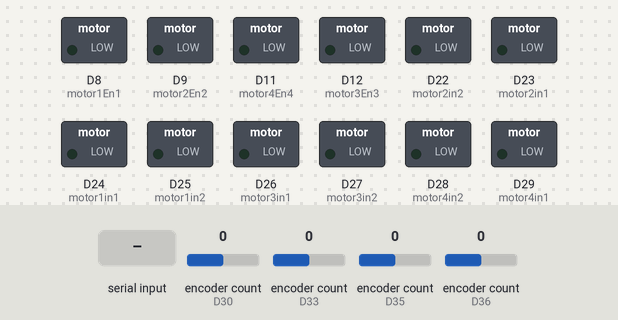
Simulated run of this sketch. Board: Arduino Due. Shown: switched loads named in the sketch (green lamp = pin HIGH). The inputs (shaded band) are chosen by the test bench; at power-on: encoder count (sensors on D30, D33, D35, D36) 0. What the sketch prints to the serial monitor is not drawn.

Above: at 1.2 s.
1.3 s: "90,45\n" received over the second serial link
At 2.0 s:
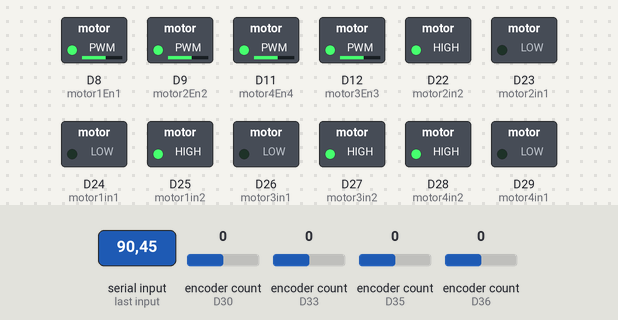
2.8 s: "30,150\n" received over the second serial link
At 4.1 s:
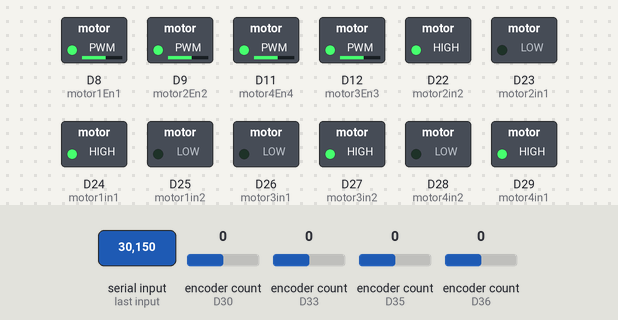
Timing chart, 0 to 5.8 s (numbered marks = the images above; inputs shaded):
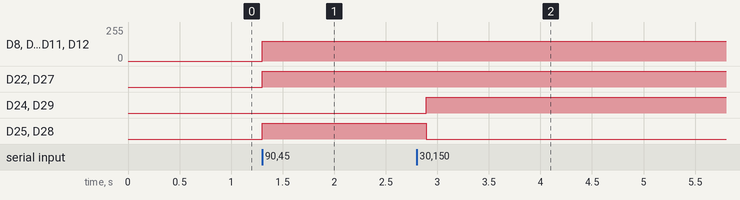

Measured:
- after the input at 1.3 s, D8 (motor1En1), D9 (motor2En2), D11 (motor4En4), D12 (motor3En3): 0/255 → 150/255 at once; D22 (motor2in2), D25 (motor1in2), D27 (motor3in2), D28 (motor4in2): LOW → HIGH at once
- after the input at 2.8 s, D24 (motor1in1), D29 (motor4in1): LOW → HIGH after 0.09 s; D25 (motor1in2), D28 (motor4in2): HIGH → LOW after 0.09 s

The sketch:

5_6_2024QDV.ino
```cpp
#include <DueTimer.h>
#include <Encoder.h>
int motor1En1 = 8, motor1in1 = 24, motor1in2 = 25;
int motor2En2 = 9, motor2in1 = 23, motor2in2 = 22;
int motor3En3 = 12, motor3in1 = 26, motor3in2 = 27;
int motor4En4 = 11, motor4in1 = 29, motor4in2 = 28;

const float L = 1.0;
const float R = 1.0;
const float vertices[5][2] = { {1, -1}, {L, R}, {-1, R}, {-1, -1}, {1, -1} }; // Đỉnh của hình chữ nhật

float kp_ex = 0.03, ki_ex = 0.001, kd_ex = -0.0001;
float kp_ey = 0.03, ki_ey = 0.001, kd_ey = -0.0001;
float error_ex, error_prevex = 0, integ_ex, integ_prevex = 0;
float error_ey, error_prevey = 0, integ_ey, integ_prevey = 0;
float ex1 = 0, ey1 = 0;

float kp1=0.45, ki1=0.2, kd1=0;
// float kp2=0.45, ki2=0.2, kd2=0;
// float kp3=0.45, ki3=0.2, kd3=0;
// float kp4=0.45, ki4=0.2, kd4=0;
float theta_now1 = 0, theta_prev1 = 0;
float theta_now2 = 0, theta_prev2 = 0;
float theta_now3 = 0, theta_prev3 = 0;
float theta_now4 = 0, theta_prev4 = 0;

float xd_dot, yd_dot, xd = 1, yd = -1;
float heso = 0.15, r = 0.075;
float theta = 0, thetad_dot = 0;
float vx = 0, vy = 0, w = 0, xe = 0, ye = 0, ex = 0, ey = 0;
//float x = 0, y = 0;
float x = 1, y = -1;
float vxa=0,vya=0,vx1 = 0, vy1 = 0, w1 = 0;
float lx = 0.225, ly = 0.18, a = 0, pi = 3.14;
float Ui1 = 0, Ui2 = 0, Ui3 = 0, Ui4 = 0;
float x_dot = 0, y_dot = 0;
float t = 0;
float dt = 0.1;
float dt1 = 0.095;

int PWMval1 = 0, PWMval2 = 0, PWMval3 = 0, PWMval4 = 0;
float motorSpeed1 = 0, motorSpeed2 = 0, motorSpeed3 = 0, motorSpeed4 = 0;
float RPM_input1 = 0, RPM_input2 = 0, RPM_input3 = 0, RPM_input4 = 0;

float error_now1, error_prev1 = 0, integ_now1, integ_prev1 = 0;
float error_now2, error_prev2 = 0, integ_now2, integ_prev2 = 0;
float error_now3, error_prev3 = 0, integ_now3, integ_prev3 = 0;
float error_now4, error_prev4 = 0, integ_now4, integ_prev4 = 0;
float Vmin = 1, Vmax = 24;
float PID_DC1, PID_DC2, PID_DC3, PID_DC4;

float x_encoder = 0, y_encoder = 0;
float x_dot_encoder = 0, y_dot_encoder = 0;
float vx_encoder = 0, vy_encoder = 0, w_encoder = 0;
volatile long encoderCount1 = 0;
volatile long encoderCount2 = 0;
volatile long encoderCount3 = 0;
volatile long encoderCount4 = 0;
long encoderCount_prev1 = 0;
long encoderCount_prev2 = 0;
long encoderCount_prev3 = 0;
long encoderCount_prev4 = 0;

float x_cam = 0;
float y_cam = 0;
const byte pinEncoderA1 = 33, pinEncoderA2 = 32; // Chân đọc encoder B
Encoder myEncoder1(pinEncoderA1, pinEncoderA2);
const byte pinEncoderB1 = 30, pinEncoderB2 = 31; // Chân đọc encoder B
Encoder myEncoder2(pinEncoderB1, pinEncoderB2);
const byte pinEncoderC1 = 35, pinEncoderC2 = 34; // Chân đọc encoder B
Encoder myEncoder3(pinEncoderC1, pinEncoderC2);
const byte pinEncoderD1 = 36, pinEncoderD2 = 37; // Chân đọc encoder B
Encoder myEncoder4(pinEncoderD1, pinEncoderD2);

void my_HN1() {
  encoderCount1 = myEncoder1.read();
}
void my_HN2() {
  encoderCount2 = myEncoder2.read();
}
void my_HN3() {
  encoderCount3 = myEncoder3.read();
}
void my_HN4() {
  encoderCount4 = myEncoder4.read();
}

void quydao_HV(float &xd_dot, float &yd_dot, float &xd, float &yd) {
  if (x_cam == 0.00 && y_cam == 0.00) {
    t = 0;
    xd = 0;
    yd = 0;
    xd_dot = 0;
    yd_dot = 0;
  }
  int segment_index = floor((t * heso) / (2 * (L + R)));
  float t_segment = fmod(t * heso, 2 * (L + R));
  int start_index =segment_index % 4;
  int end_index = (segment_index + 1) % 4;

  float start_vertex_x = vertices[start_index][0];
  float start_vertex_y = vertices[start_index][1];
  float end_vertex_x = vertices[end_index][0];
  float end_vertex_y = vertices[end_index][1];

  xd = start_vertex_x + (end_vertex_x - start_vertex_x) * (t_segment / (2 * (L + R)));
  yd = start_vertex_y + (end_vertex_y - start_vertex_y) * (t_segment / (2 * (L + R)));
  theta = 0;

  ex = xd - x_cam;
  ey = yd - y_cam;

  thetad_dot = 0;
  w = thetad_dot;

  error_ex = 10*ex;
  integ_ex = integ_prevex + (dt * (error_ex + error_prevex) / 2);
  ex1 = kp_ex * error_ex + ki_ex * integ_ex + (kd_ex * ((error_ex - error_prevex) / dt));
  integ_prevex = integ_ex;
  error_prevex = error_ex;

  error_ey = 10*ey;
  integ_ey = integ_prevey + (dt * (error_ey + error_prevey) / 2);
  ey1 = kp_ey * error_ey + ki_ey * integ_ey + (kd_ey * ((error_ey - error_prevey) / dt));
  integ_prevey = integ_ey;
  error_prevey = error_ey;

  vxa = ex1;
  vya = ey1;
  w1 = w;

  vx1 = (cos(theta) * vxa) + (sin(theta)) * vya;
  vy1 = (-sin(theta) * vxa) + (cos(theta)) * vya;

  a = lx + ly;
  Ui1 = ((1 / r) * vx1) + ((-1 / r) * vy1) + ((-a / r) * w1);
  Ui2 = ((1 / r) * vx1) + ((1 / r) * vy1) + ((a / r) * w1);
  Ui3 = ((1 / r) * vx1) + ((1 / r) * vy1) + ((-a / r) * w1);
  Ui4 = ((1 / r) * vx1) + ((-1 / r) * vy1) + ((a / r) * w1);

  t += dt1;
}

void setup() {
  Serial.begin(9600);
  Serial3.begin(9600);
  pinMode(motor1En1, OUTPUT);
  pinMode(motor1in1, OUTPUT);
  pinMode(motor1in2, OUTPUT);
  pinMode(motor2En2, OUTPUT);
  pinMode(motor2in1, OUTPUT);
  pinMode(motor2in2, OUTPUT);
  pinMode(motor3En3, OUTPUT);
  pinMode(motor3in1, OUTPUT);
  pinMode(motor3in2, OUTPUT);
  pinMode(motor4En4, OUTPUT);
  pinMode(motor4in1, OUTPUT);
  pinMode(motor4in2, OUTPUT);

  Timer1.attachInterrupt(my_HN1);
  Timer1.start(1000);
  Timer2.attachInterrupt(my_HN2);
  Timer2.start(1000);
  Timer3.attachInterrupt(my_HN3);
  Timer3.start(1000);
  Timer4.attachInterrupt(my_HN4);
  Timer4.start(1000);
}

void loop() {
  Data_camera_esp();
  if (x_cam == 0.00 && y_cam == 0.00) {

    analogWrite(motor1En1, 0);
    analogWrite(motor2En2, 0);
    analogWrite(motor3En3, 0);
    analogWrite(motor4En4, 0);

    digitalWrite(motor1in1, 0);
    digitalWrite(motor1in2, 0);
    digitalWrite(motor2in1, 0);
    digitalWrite(motor2in2, 0);
    digitalWrite(motor3in1, 0);
    digitalWrite(motor3in2, 0);
    digitalWrite(motor4in1, 0);
    digitalWrite(motor4in2, 0);
    Serial.println("dung lai:");
    // Ngừng việc đọc encoder khi dừng lại
    Timer1.stop();
    Timer2.stop();
    Timer3.stop();
    Timer4.stop();
  } else {
    // Nếu không, tiếp tục tính toán và điều khiển
    quydao_HV(xd_dot, yd_dot, xd, yd);
    PID1();
    PID2();
    PID3();
    PID4();
    Timer1.attachInterrupt(my_HN1);
    Timer1.start(1000);
    Timer2.attachInterrupt(my_HN2);
    Timer2.start(1000);
    Timer3.attachInterrupt(my_HN3);
    Timer3.start(1000);
    Timer4.attachInterrupt(my_HN4);
    Timer4.start(1000);

    //Serial.print();
    Serial.print(xd);
    Serial.print(",");
    Serial.print(yd);
    Serial.print(",");
    Serial.print(x_cam);
    Serial.print(",");
    Serial.print(y_cam);
    Serial.print(",");
    Serial.print(vx1);
    Serial.print(",");
    Serial.println(vy1);
  }
}

void PID1() {
  RPM_input1 = abs(((Ui1*r)/(pi*2*r))*60);
  //RPM_input1 = (((Ui1*r)/(pi*2*r))*60);
  theta_now1 = encoderCount1 - encoderCount_prev1;
  encoderCount_prev1 = encoderCount1;
  motorSpeed1 = (theta_now1) * 14 / (13 * 19.2 * (100 / 1000.0));
  if (Ui1 > 0) {
    error_now1 = RPM_input1 - motorSpeed1;
  } else if (Ui1 < 0) {
    error_now1 = RPM_input1 + motorSpeed1;
  }
  integ_now1 = integ_prev1 + (0.1 * (error_now1 + error_prev1) / 2);
  PID_DC1 = kp1*error_now1 + ki1*integ_now1 + (kd1*(error_now1 - error_prev1)/0.1);
  if (PID_DC1 > Vmax) {
    PID_DC1 = Vmax;
    integ_now1 = integ_prev1;
  }
  if (PID_DC1 < Vmin) {
    PID_DC1 = Vmin;
    integ_now1 = integ_prev1;
  }
  PWMval1 = int(180 * abs(PID_DC1) / Vmax);
  PWMval1=constrain(PWMval1,0,150);
  if (Ui1 > 0) {
    digitalWrite(motor1in1, HIGH);
    digitalWrite(motor1in2, LOW);
    analogWrite(motor1En1, PWMval1);
  }
  if (Ui1 < 0) {
    digitalWrite(motor1in1, LOW);
    digitalWrite(motor1in2, HIGH);
    analogWrite(motor1En1, PWMval1);
  }
  theta_prev1 = theta_now1;
  integ_prev1 = integ_now1;
  error_prev1 = error_now1;
}
void PID2() {
  RPM_input2 = abs(((Ui2*r)/(pi*2*r))*60);
  //RPM_input2 = (((Ui2*r)/(pi*2*r))*60);
  theta_now2 = encoderCount2 - encoderCount_prev2;
  encoderCount_prev2 = encoderCount2;
  motorSpeed2 = (theta_now2) * 14 / (13 * 19.2 * (100 / 1000.0));
  if (Ui2 > 0) {
    error_now2 = RPM_input2 - motorSpeed2;
  } else if (Ui2 < 0) {
    error_now2 = RPM_input2 + motorSpeed2;
  }

  integ_now2 = integ_prev2 + (0.1 * (error_now2 + error_prev2) / 2);
  PID_DC2 = kp1*error_now2 + ki1*integ_now2 + (kd1*(error_now2 - error_prev2)/0.1);
  if (PID_DC2 > Vmax) {
    PID_DC2 = Vmax;
    integ_now2 = integ_prev2;
  }
  if (PID_DC2 < Vmin) {
    PID_DC2 = Vmin;
    integ_now2 = integ_prev2;
  }

  PWMval2 = int(180 * abs(PID_DC2) / Vmax);
  PWMval2=constrain(PWMval2,0,150);
  if (Ui2 > 0) {
    digitalWrite(motor2in1, HIGH);
    digitalWrite(motor2in2, LOW);
    analogWrite(motor2En2, PWMval2);
  }
  if (Ui2 < 0) {
    digitalWrite(motor2in1, LOW);
    digitalWrite(motor2in2, HIGH);
    analogWrite(motor2En2, PWMval2);
  }
  theta_prev2 = theta_now2;
  integ_prev2 = integ_now2;
  error_prev2 = error_now2;
}
void PID3() {
  RPM_input3 = abs(((Ui3*r)/(pi*2*r))*60);
  //RPM_input3 = (((Ui3*r)/(pi*2*r))*60);
  theta_now3 = encoderCount3 - encoderCount_prev3;
  encoderCount_prev3 = encoderCount3;
  motorSpeed3 = (theta_now3) * 14 / (13 * 19.2 * (100 / 1000.0));
  if (Ui3 > 0) {
    error_now3 = RPM_input3 - motorSpeed3;
  } else if (Ui3 < 0) {
    error_now3 = RPM_input3 + motorSpeed3;
  }
  integ_now3 = integ_prev3 + (0.1 * (error_now3 + error_prev3) / 2);
  PID_DC3 = kp1*error_now3 + ki1*integ_now3 + (kd1*(error_now3 - error_prev3)/0.1);
  if (PID_DC3 > Vmax) {
    PID_DC3 = Vmax;
    integ_now3 = integ_prev3;
  }
  if (PID_DC3 < Vmin) {
    PID_DC3 = Vmin;
    integ_now3 = integ_prev3;
  }

  PWMval3 = int(180 * abs(PID_DC3) / Vmax);
  PWMval3=constrain(PWMval3,0,150);
  if (Ui3 > 0) {
    digitalWrite(motor3in1, HIGH);
    digitalWrite(motor3in2, LOW);
    analogWrite(motor3En3, PWMval3);
  }
  if (Ui3 < 0) {
    digitalWrite(motor3in1, LOW);
    digitalWrite(motor3in2, HIGH);
    analogWrite(motor3En3, PWMval3);
  }
  theta_prev3 = theta_now3;
  integ_prev3 = integ_now3;
  error_prev3 = error_now3;
}
void PID4() {
  RPM_input4 = abs(((Ui4*r)/(pi*2*r))*60);
  //RPM_input4 = (((Ui4*r)/(pi*2*r))*60);
  theta_now4 = encoderCount4 - encoderCount_prev4;
  encoderCount_prev4 = encoderCount4;
  motorSpeed4 = (theta_now4) * 14 / (13 * 19.2 * (100 / 1000.0));
  if (Ui4 > 0) {
    error_now4 = RPM_input4 - motorSpeed4;
  } else if (Ui4 < 0) {
    error_now4 = RPM_input4 + motorSpeed4;
  }
  integ_now4 = integ_prev4 + (0.1 * (error_now4 + error_prev4) / 2);
  PID_DC4 = kp1*error_now4 + ki1*integ_now4 + (kd1*(error_now4 - error_prev4)/0.1);
  if (PID_DC4 > Vmax) {
    PID_DC4 = Vmax;
    integ_now4 = integ_prev4;
  }
  if (PID_DC4 < Vmin) {
    PID_DC4 = Vmin;
    integ_now4 = integ_prev4;
  }

  PWMval4 = int(180 * abs(PID_DC4) / Vmax);
  PWMval4=constrain(PWMval4,0,150);
  if (Ui4 > 0) {
    digitalWrite(motor4in1, HIGH);
    digitalWrite(motor4in2, LOW);
    analogWrite(motor4En4, PWMval4);
  }
  if (Ui4 < 0) {
    digitalWrite(motor4in1, LOW);
    digitalWrite(motor4in2, HIGH);
    analogWrite(motor4En4, PWMval4);
  }
  theta_prev4 = theta_now4;
  integ_prev4 = integ_now4;
  error_prev4 = error_now4;
}

void Data_camera_esp() {
  if (Serial3.available() > 0) {
    // Đọc dữ liệu từ ESP32
    String inputString = Serial3.readStringUntil('\n');
    inputString.trim();

    // Tách giá trị x và yn9 từ chuỗi nhận được
    int commaIndex = inputString.indexOf(',');
    if (commaIndex != -1) {
      String xString = inputString.substring(0, commaIndex);
      String yString = inputString.substring(commaIndex + 1);
      // Chuyển đổi chuỗi thành số thực
      x_cam = xString.toFloat();
      y_cam = yString.toFloat();
    }
  }
}
```
